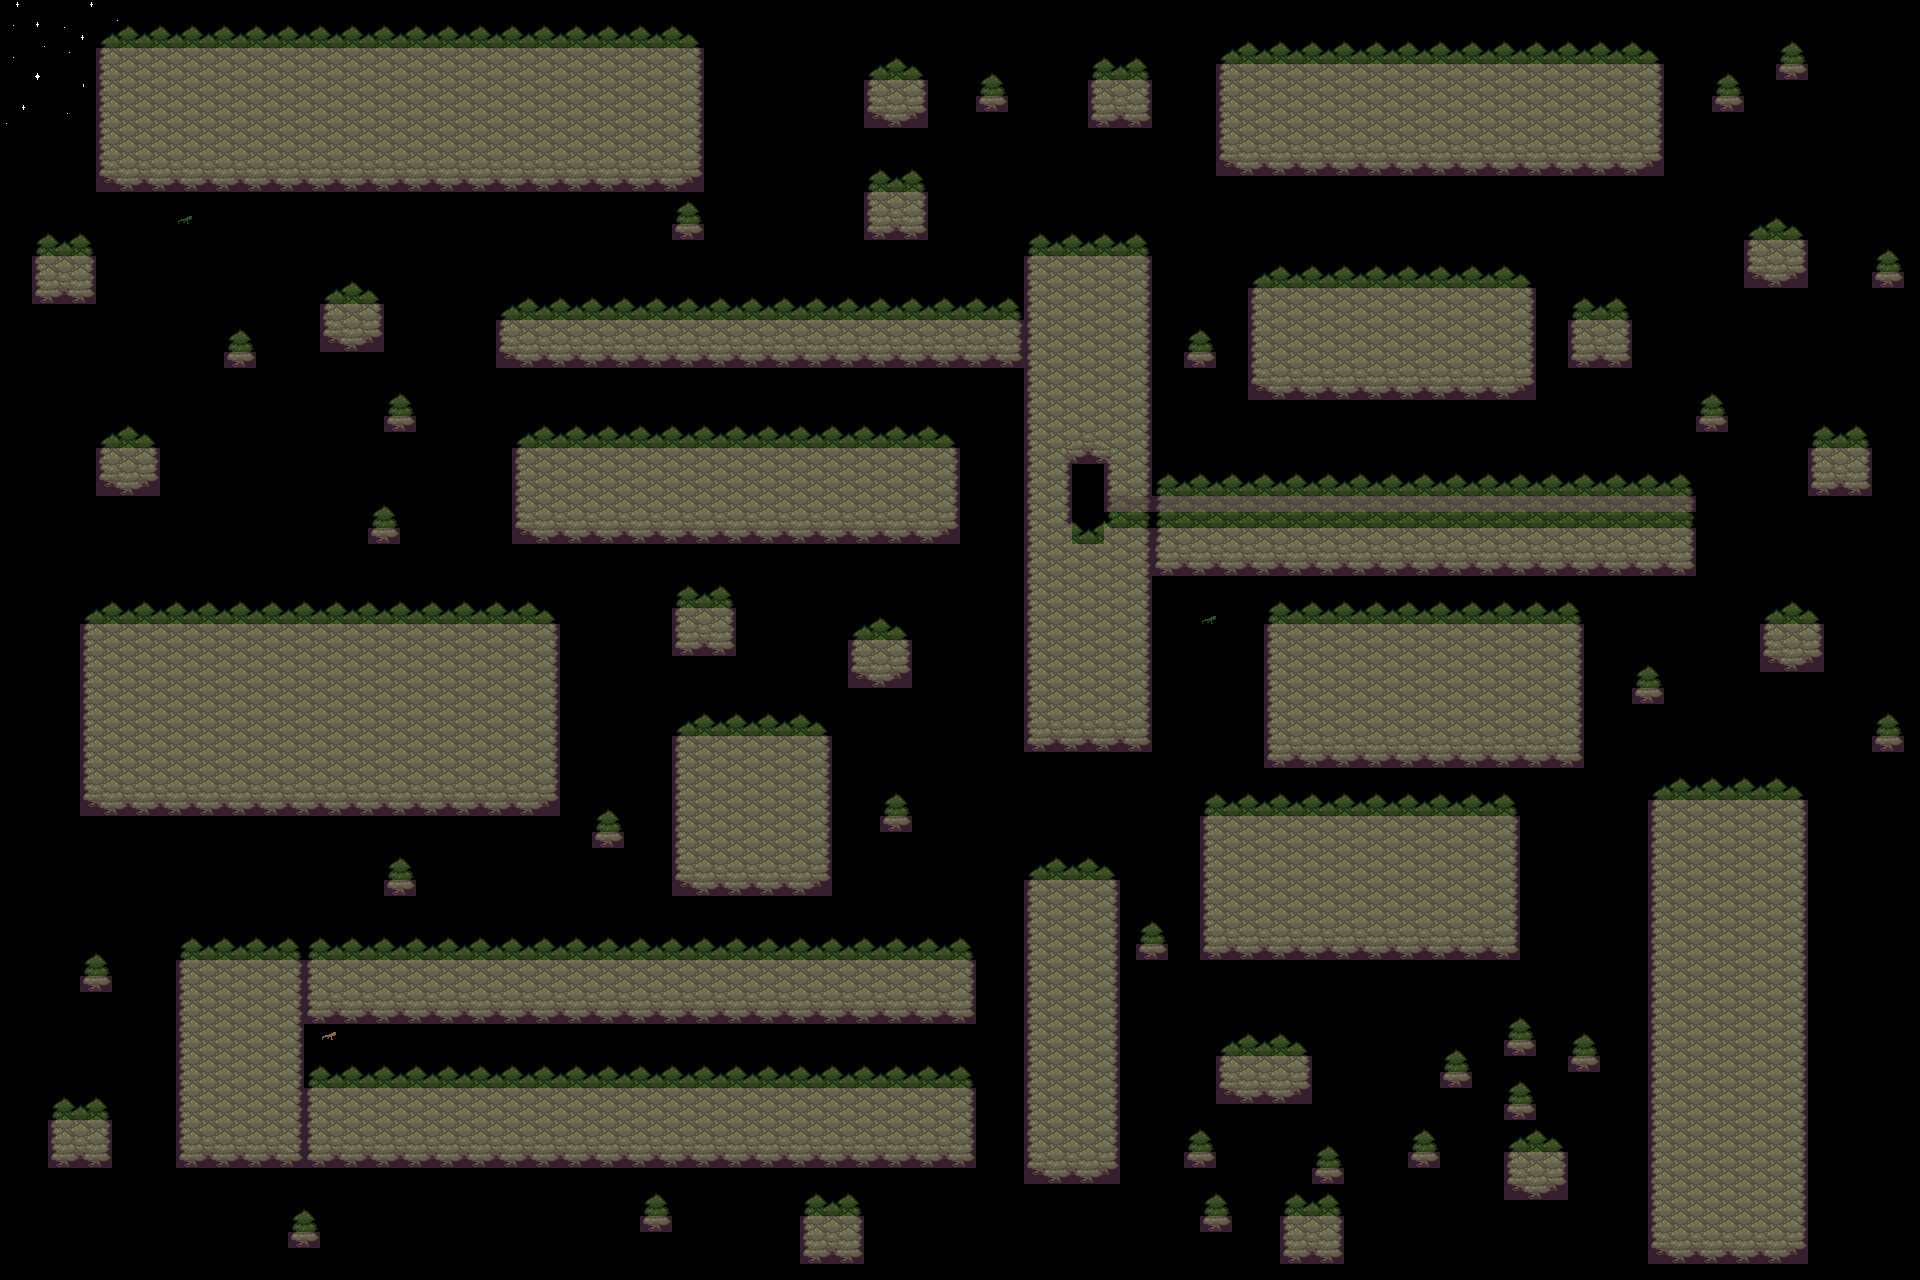

A 2D game scene composited from a Tiled map and its tileset images. What follows is a short description and the map's XML, with each tile layer's data collapsed to a summary:
An orthogonal 120x80 tile map with 16x16 px tiles, 4 tile layers (Bottom, Top, Top - Extra, Collision), 6 tilesets, 1 image layer and 7 objects.

<map version="1.10" tiledversion="1.10.2" orientation="orthogonal" renderorder="right-down" width="120" height="80" tilewidth="16" tileheight="16" infinite="0" nextlayerid="10" nextobjectid="8">
 <properties>
  <property name="default_pos" value="85,64" />
  <property name="looping" type="bool" value="true" />
  <property name="music" value="res/audio/music/forest.ogg" />
  <property name="music_speed" type="float" value="0.6" />
 </properties>
 <tileset firstgid="1" source="../tilesets/new_forest.tsx" />
 <tileset firstgid="193" source="../entity/lizard.tsx" />
 <tileset firstgid="201" source="../teleport_maze.tsx" />
 <tileset firstgid="243" source="../entity/misc_entities.tsx" />
 <tileset firstgid="267" source="../entity/nexus_doors.tsx" />
 <tileset firstgid="285" source="../tilesets/effects.tsx" />
 <imagelayer id="6" name="Image">
  <image source="../../textures/image/stars.png" width="128" height="128" />
  <properties>
   <property name="delay_x" type="int" value="8" />
   <property name="delay_y" type="int" value="8" />
   <property name="height" type="int" value="0" />
   <property name="looping" type="bool" value="true" />
   <property name="parallax_x" type="int" value="2" />
   <property name="parallax_y" type="int" value="2" />
   <property name="scroll_x" type="int" value="-1" />
   <property name="scroll_y" type="int" value="-1" />
  </properties>
 </imagelayer>
 <layer id="1" name="Bottom" width="120" height="80">
  <data>[9600 cells, 3238 non-empty, 31 distinct tile ids]</data>
 </layer>
 <objectgroup id="7" name="Entities">
  <object id="1" gid="194" x="1216" y="624" width="16" height="16">
   <properties>
    <property name="default_frame" type="int" value="1" />
    <property name="file" value="res/data/entity/npc/lizard.json" />
    <property name="look_frame" type="int" value="3" />
   </properties>
  </object>
  <object id="2" gid="194" x="192" y="224" width="16" height="16">
   <properties>
    <property name="default_frame" type="int" value="1" />
    <property name="file" value="res/data/entity/npc/lizard.json" />
    <property name="look_frame" type="int" value="3" />
   </properties>
  </object>
  <object id="3" gid="198" x="336" y="1040" width="16" height="16">
   <properties>
    <property name="default_frame" type="int" value="5" />
    <property name="file" value="res/data/entity/npc/lizard.json" />
    <property name="look_frame" type="int" value="7" />
   </properties>
  </object>
  <object id="4" gid="204" x="656" y="1072" width="16" height="16">
   <properties>
    <property name="file" value="res/data/entity/entrances/enter_warp_maze.json" />
    <property name="warp_map" value="teleport_maze.tmx" />
    <property name="warp_x" type="int" value="35" />
    <property name="warp_y" type="int" value="16" />
   </properties>
  </object>
  <object id="5" gid="244" x="1072" y="480" width="16" height="16">
   <properties>
    <property name="door_warp_map" value="matted_room.tmx" />
    <property name="door_warp_x" type="int" value="24" />
    <property name="door_warp_y" type="int" value="2" />
    <property name="file" value="res/data/entity/door.json" />
   </properties>
  </object>
  <object id="6" gid="273" x="1360" y="1040" width="16" height="32">
   <properties>
    <property name="collider">{
	"x": 0,
	"y": 16,
	"w": 16,
	"h": 16
}</property>
    <property name="file" value="res/data/entity/entrances/nexus_door.json" />
    <property name="height" type="int" value="0" />
    <property name="solid" type="bool" value="true" />
    <property name="start_frame" type="int" value="6" />
    <property name="walk_behind" type="bool" value="true" />
    <property name="warp_map" value="nexus.tmx" />
    <property name="warp_x" type="int" value="11" />
    <property name="warp_y" type="int" value="18" />
   </properties>
  </object>
  <object id="7" gid="286" x="1376" y="448" width="16" height="16">
   <properties>
    <property name="file" value="res/data/entity/effect/give_shoes.json" />
   </properties>
  </object>
 </objectgroup>
 <layer id="5" name="Top" width="120" height="80" opacity="0.75">
  <properties>
   <property name="height" type="int" value="1" />
  </properties>
  <data>[9600 cells, 1060 non-empty, 24 distinct tile ids]</data>
 </layer>
 <layer id="9" name="Top - Extra" width="120" height="80">
  <properties>
   <property name="height" type="int" value="1" />
  </properties>
  <data>[9600 cells, 1 non-empty, 1 distinct tile ids]</data>
 </layer>
 <layer id="4" name="Collision" width="120" height="80" opacity="0.25">
  <properties>
   <property name="draw" type="bool" value="false" />
  </properties>
  <data>[9600 cells, 3272 non-empty, 1 distinct tile ids]</data>
 </layer>
</map>
